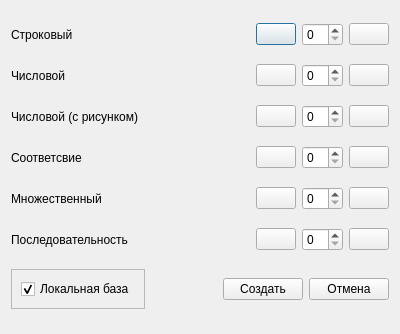
<?xml version="1.0" encoding="UTF-8"?>
<ui version="4.0">
 <class>CreateDialog</class>
 <widget class="QDialog" name="CreateDialog">
  <property name="geometry">
   <rect>
    <x>0</x>
    <y>0</y>
    <width>400</width>
    <height>334</height>
   </rect>
  </property>
  <property name="windowTitle">
   <string>Создание тренировочного бланка</string>
  </property>
  <layout class="QVBoxLayout" name="verticalLayout">
   <item>
    <layout class="QHBoxLayout" name="hlayout_0">
     <item>
      <widget class="QLabel" name="label_type_0">
       <property name="text">
        <string>Строковый</string>
       </property>
      </widget>
     </item>
     <item>
      <spacer name="horizontalSpacer">
       <property name="orientation">
        <enum>Qt::Horizontal</enum>
       </property>
       <property name="sizeHint" stdset="0">
        <size>
         <width>40</width>
         <height>20</height>
        </size>
       </property>
      </spacer>
     </item>
     <item>
      <widget class="QPushButton" name="butt_minus_0">
       <property name="styleSheet">
        <string notr="true"/>
       </property>
       <property name="text">
        <string/>
       </property>
      </widget>
     </item>
     <item>
      <widget class="QSpinBox" name="spin_box_0">
       <property name="maximum">
        <number>10</number>
       </property>
      </widget>
     </item>
     <item>
      <widget class="QPushButton" name="butt_plus_0">
       <property name="text">
        <string/>
       </property>
      </widget>
     </item>
    </layout>
   </item>
   <item>
    <layout class="QHBoxLayout" name="hlayout_1">
     <item>
      <widget class="QLabel" name="label_type_1">
       <property name="text">
        <string>Числовой</string>
       </property>
      </widget>
     </item>
     <item>
      <spacer name="horizontalSpacer_2">
       <property name="orientation">
        <enum>Qt::Horizontal</enum>
       </property>
       <property name="sizeHint" stdset="0">
        <size>
         <width>40</width>
         <height>20</height>
        </size>
       </property>
      </spacer>
     </item>
     <item>
      <widget class="QPushButton" name="butt_minus_1">
       <property name="text">
        <string/>
       </property>
      </widget>
     </item>
     <item>
      <widget class="QSpinBox" name="spin_box_1">
       <property name="maximum">
        <number>10</number>
       </property>
      </widget>
     </item>
     <item>
      <widget class="QPushButton" name="butt_plus_1">
       <property name="text">
        <string/>
       </property>
      </widget>
     </item>
    </layout>
   </item>
   <item>
    <layout class="QHBoxLayout" name="hlayout_2">
     <item>
      <widget class="QLabel" name="label_type_2">
       <property name="text">
        <string>Числовой (с рисунком)</string>
       </property>
      </widget>
     </item>
     <item>
      <spacer name="horizontalSpacer_3">
       <property name="orientation">
        <enum>Qt::Horizontal</enum>
       </property>
       <property name="sizeHint" stdset="0">
        <size>
         <width>40</width>
         <height>20</height>
        </size>
       </property>
      </spacer>
     </item>
     <item>
      <widget class="QPushButton" name="butt_minus_2">
       <property name="text">
        <string/>
       </property>
      </widget>
     </item>
     <item>
      <widget class="QSpinBox" name="spin_box_2">
       <property name="maximum">
        <number>10</number>
       </property>
      </widget>
     </item>
     <item>
      <widget class="QPushButton" name="butt_plus_2">
       <property name="text">
        <string/>
       </property>
      </widget>
     </item>
    </layout>
   </item>
   <item>
    <layout class="QHBoxLayout" name="hlayout_3">
     <item>
      <widget class="QLabel" name="label_type_3">
       <property name="text">
        <string>Соответсвие</string>
       </property>
      </widget>
     </item>
     <item>
      <spacer name="horizontalSpacer_4">
       <property name="orientation">
        <enum>Qt::Horizontal</enum>
       </property>
       <property name="sizeHint" stdset="0">
        <size>
         <width>40</width>
         <height>20</height>
        </size>
       </property>
      </spacer>
     </item>
     <item>
      <widget class="QPushButton" name="butt_minus_3">
       <property name="text">
        <string/>
       </property>
      </widget>
     </item>
     <item>
      <widget class="QSpinBox" name="spin_box_3">
       <property name="maximum">
        <number>10</number>
       </property>
      </widget>
     </item>
     <item>
      <widget class="QPushButton" name="butt_plus_3">
       <property name="text">
        <string/>
       </property>
      </widget>
     </item>
    </layout>
   </item>
   <item>
    <layout class="QHBoxLayout" name="hlayout_4">
     <item>
      <widget class="QLabel" name="label_type_4">
       <property name="text">
        <string>Множественный</string>
       </property>
      </widget>
     </item>
     <item>
      <spacer name="horizontalSpacer_5">
       <property name="orientation">
        <enum>Qt::Horizontal</enum>
       </property>
       <property name="sizeHint" stdset="0">
        <size>
         <width>40</width>
         <height>20</height>
        </size>
       </property>
      </spacer>
     </item>
     <item>
      <widget class="QPushButton" name="butt_minus_4">
       <property name="text">
        <string/>
       </property>
      </widget>
     </item>
     <item>
      <widget class="QSpinBox" name="spin_box_4">
       <property name="maximum">
        <number>10</number>
       </property>
      </widget>
     </item>
     <item>
      <widget class="QPushButton" name="butt_plus_4">
       <property name="text">
        <string/>
       </property>
      </widget>
     </item>
    </layout>
   </item>
   <item>
    <layout class="QHBoxLayout" name="hlayout_5">
     <item>
      <widget class="QLabel" name="label_type_5">
       <property name="text">
        <string>Последовательность</string>
       </property>
      </widget>
     </item>
     <item>
      <spacer name="horizontalSpacer_6">
       <property name="orientation">
        <enum>Qt::Horizontal</enum>
       </property>
       <property name="sizeHint" stdset="0">
        <size>
         <width>40</width>
         <height>20</height>
        </size>
       </property>
      </spacer>
     </item>
     <item>
      <widget class="QPushButton" name="butt_minus_5">
       <property name="text">
        <string/>
       </property>
      </widget>
     </item>
     <item>
      <widget class="QSpinBox" name="spin_box_5">
       <property name="maximum">
        <number>10</number>
       </property>
      </widget>
     </item>
     <item>
      <widget class="QPushButton" name="butt_plus_5">
       <property name="text">
        <string/>
       </property>
      </widget>
     </item>
    </layout>
   </item>
   <item>
    <layout class="QHBoxLayout" name="horizontalLayout">
     <item>
      <widget class="QFrame" name="frame">
       <property name="minimumSize">
        <size>
         <width>60</width>
         <height>0</height>
        </size>
       </property>
       <property name="frameShape">
        <enum>QFrame::StyledPanel</enum>
       </property>
       <property name="frameShadow">
        <enum>QFrame::Sunken</enum>
       </property>
       <layout class="QHBoxLayout" name="horizontalLayout_2">
        <item>
         <widget class="QCheckBox" name="check_box_lockal_base">
          <property name="text">
           <string>Локальная база</string>
          </property>
          <property name="checked">
           <bool>true</bool>
          </property>
         </widget>
        </item>
       </layout>
      </widget>
     </item>
     <item>
      <spacer name="horizontalSpacer_7">
       <property name="orientation">
        <enum>Qt::Horizontal</enum>
       </property>
       <property name="sizeHint" stdset="0">
        <size>
         <width>40</width>
         <height>20</height>
        </size>
       </property>
      </spacer>
     </item>
     <item>
      <widget class="QPushButton" name="butt_create">
       <property name="text">
        <string>Создать</string>
       </property>
      </widget>
     </item>
     <item>
      <widget class="QPushButton" name="butt_cancel">
       <property name="text">
        <string>Отмена</string>
       </property>
      </widget>
     </item>
    </layout>
   </item>
  </layout>
 </widget>
 <resources/>
 <connections/>
</ui>
